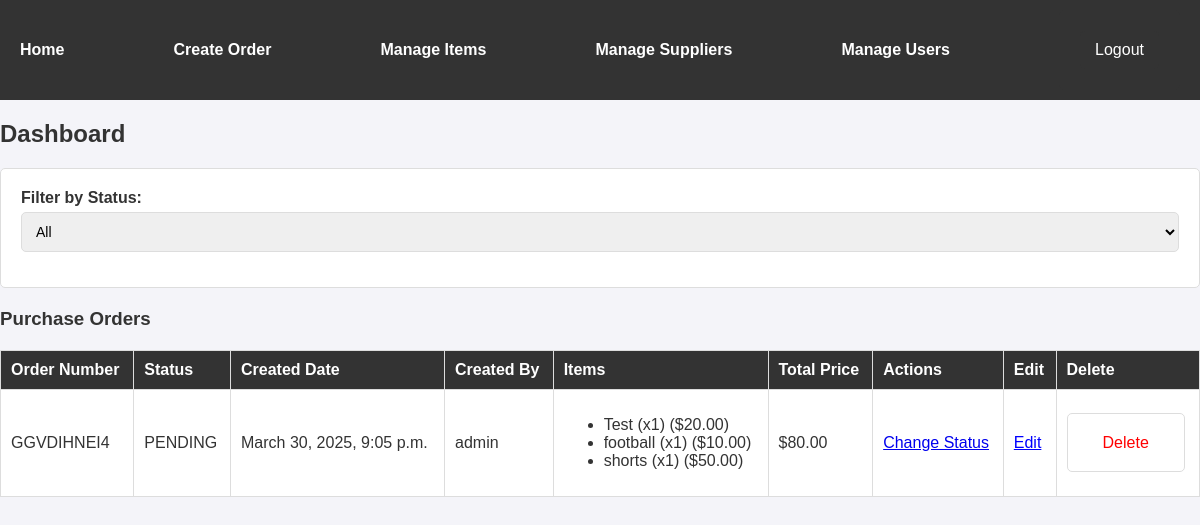
The page /app/ (signed in) on the database as committed earlier.
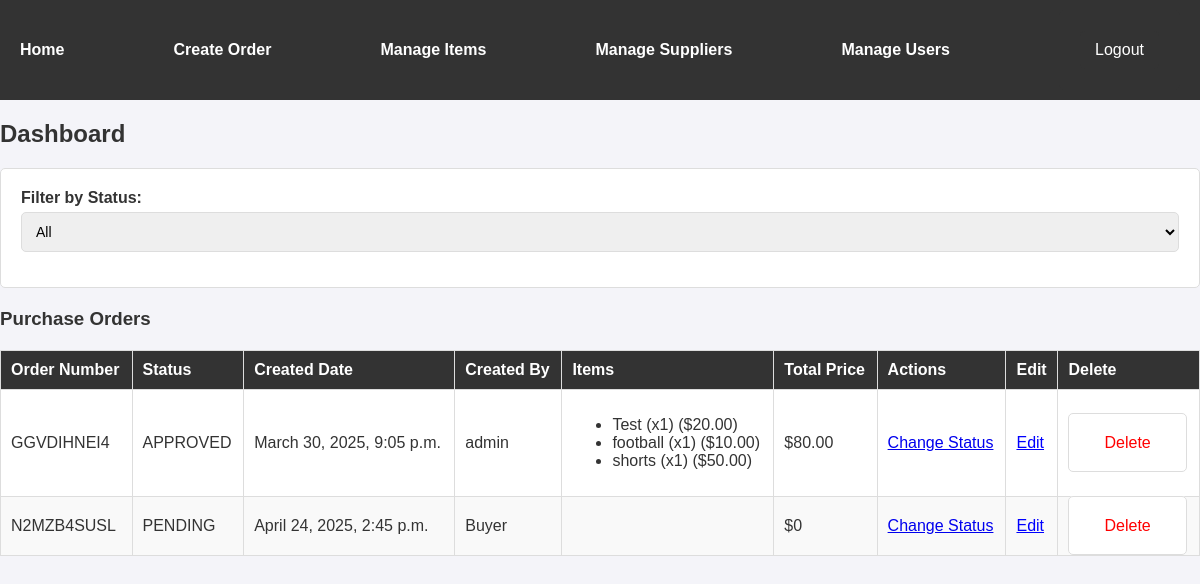
The same page on the database as committed later.
### PO_Items/models.py (models this page shows, shortened)
class PurchaseOrder(models.Model):
    ORDER_STATUS_CHOICES = [
        ('PENDING', 'Pending'),
        ('APPROVED', 'Approved'),
        ('REJECTED', 'Rejected'),
    ]
    order_number = models.CharField(max_length=50)
    created_date = models.DateTimeField(auto_now_add=True)
    status = models.CharField(max_length=20, choices=ORDER_STATUS_CHOICES, default='PENDING')
    created_by = models.ForeignKey(User, on_delete=models.SET_NULL, null=True)

class User(AbstractUser):
    ROLE_CHOICES = [
        ('ADMIN', 'Admin'),
        ('BUYER', 'Buyer'),
        ('APPROVER', 'Approver'),
        ('INVENTORY_MANAGER', 'Inventory Manager'),
    ]
    role = models.CharField(max_length=20, choices=ROLE_CHOICES, default='BUYER')
    def __str__(self):
        return self.username

class POItem(models.Model):
    purchase_order = models.ForeignKey(PurchaseOrder, related_name='items', on_delete=models.CASCADE)
    sports_item = models.ForeignKey(SportsItem, on_delete=models.SET_NULL, null=True)
    quantity = models.PositiveIntegerField()
    price = models.DecimalField(max_digits=10, decimal_places=2)  # Price per item

class SportsItem(models.Model):
    supplier = models.ForeignKey(Supplier, on_delete=models.CASCADE)
    name = models.CharField(max_length=100)
    description = models.TextField()
    unit_price = models.DecimalField(max_digits=10, decimal_places=2)

### PO_Items/views.py (the view)
# urls.py: path('', views.dashboard, name='PO_Items' ),
@login_required
def dashboard(request):
    status_filter = request.GET.get('status', 'ALL')
    if status_filter == 'ALL':
        orders = PurchaseOrder.objects.all()  # Fetch all orders
    else:
        orders = PurchaseOrder.objects.filter(status=status_filter)  # Filter by status
    for order in orders:
        order.total_price = sum(item.price * item.quantity for item in order.items.all())
    return render(request, 'PO_Items/index.html', {'orders': orders, 'status_filter': status_filter})

### PO_Items/templates/PO_Items/index.html (shortened to what this page needs)
{% load static %}
<!DOCTYPE html>
<html>
<head>
    <link rel="stylesheet" type="text/css" href="{% static 'PO_Items/styles.css' %}">
</head>
<body>
<div class="navbar">
    <a href="{% url 'PO_Items:PO_Items' %}">Home</a>
    {% if request.user.role == 'BUYER' or request.user.role == 'ADMIN' %}
        <a href="{% url 'PO_Items:create_order' %}">Create Order</a>
    {% endif %}
    {% if request.user.role == 'INVENTORY_MANAGER' or request.user.role == 'ADMIN' %}
        <a href="{% url 'PO_Items:manage_items' %}">Manage Items</a>
        <a href="{% url 'PO_Items:manage_suppliers' %}">Manage Suppliers</a>
    {% endif %}
    {% if request.user.role == 'ADMIN' %}
        <a href="{% url 'PO_Items:manage_users' %}">Manage Users</a>
    {% endif %}
 <form class = "form_nav"method="post" action="{% url 'logout' %}" style="display: inline;">
    <button type="submit ">Logout</button>
</form>
</div>
<h2>Dashboard</h2>
<form method="get" action="">
    <label for="status">Filter by Status:</label>
    <select name="status" id="status" onchange="this.form.submit()">
        <option value="ALL" {% if status_filter == 'ALL' %}selected{% endif %}>All</option>
    </select>
</form>
<h3>Purchase Orders</h3>
<table border="1">
    <thead>
        <tr>
            <th>Order Number</th>
            <th>Status</th>
            <th>Created Date</th>
            <th>Created By</th>
            <th>Items</th>
            <th>Total Price</th>
            <th>Actions</th>
            <th>Edit</th>
            <th>Delete</th>
        </tr>
    </thead>
    <tbody>
        {% for order in orders %}
            <tr>
                <td>{{ order.order_number }}</td>
                <td>{{ order.status }}</td>
                <td>{{ order.created_date }}</td>
                <td>{{ order.created_by }}</td>
                <td>
                    <ul>
                        {% for item in order.items.all %}
                            <li>{{ item.sports_item.name }} (x{{ item.quantity }}) (${{ item.price }})</li>
                        {% endfor %}
                    </ul>
                </td>
                <td>${{ order.total_price }}</td>
                <td>
                    {% if request.user.role == 'APPROVER' or request.user.role == 'ADMIN' %}
                        <a href="{% url 'PO_Items:change_status' order.id %}">Change Status</a>
                    {% endif %}
                </td>
                <td>
                    <a href="{% url 'PO_Items:edit_order' order.id %}" style="color: blue; text-decoration: underline;">Edit</a>
                </td>
                <td>
                    {% if request.user.role == 'ADMIN' %}
                        <form method="post" action="{% url 'PO_Items:delete_order' order.id %}" style="display: inline;">
                            <button type="submit" style="background: none; border: none; color: red; cursor: pointer;">Delete</button>
                        </form>
                    {% endif %}
                </td>
            </tr>
        {% empty %}
            <tr>
                <td colspan="7">No purchase orders found.</td>
            </tr>
        {% endfor %}
    </tbody>
</table>
</body>
</html>

Rows that differ between the two databases and show on the page:
changed PurchaseOrder "GGVDIHNEI4": status "PENDING" → "APPROVED"
added PurchaseOrder: order_number "N2MZB4SUSL", status "PENDING", created_date "April 24, 2025, 2:45 p.m.", created_by "Buyer", total_price "0"
